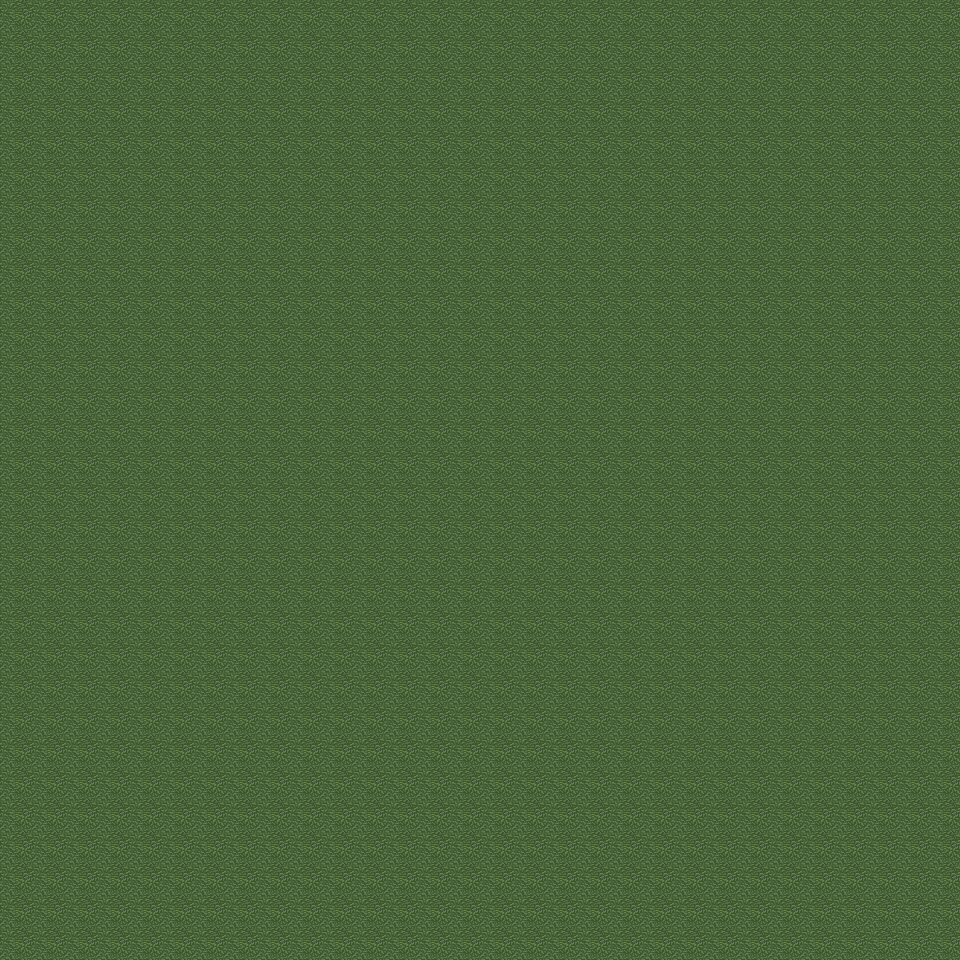

This game map was drawn from its Tiled (.tmx) file and the tilesets committed beside it. A one-line description and the trimmed map source follow:
An orthogonal 60x60 tile map with 16x16 px tiles, 1 tile layer (grass), 2 tilesets and 32 objects.

<map version="1.10" tiledversion="1.11.0" orientation="orthogonal" renderorder="right-down" width="60" height="60" tilewidth="16" tileheight="16" infinite="0" nextlayerid="3" nextobjectid="33">
 <properties>
  <property name="looping" type="bool" value="true" />
 </properties>
 <tileset firstgid="1" source="entity/carrot.tsx" />
 <tileset firstgid="5" source="tilesets/campus.tsx" />
 <layer id="1" name="grass" width="60" height="60">
  <data>[3600 cells, 3600 non-empty, 4 distinct tile ids]</data>
 </layer>
 <objectgroup id="2" name="entities">
  <object id="1" gid="1" x="640" y="304" width="64" height="64">
   <properties>
    <property name="file" value="res/data/entity/npc/carrot_crowd.json" />
    <property name="warp_map" value="carrot_field.tmx" />
    <property name="warp_x" type="int" value="30" />
    <property name="warp_y" type="int" value="30" />
   </properties>
  </object>
  <object id="2" gid="1" x="416" y="272" width="64" height="64">
   <properties>
    <property name="file" value="res/data/entity/npc/carrot_crowd.json" />
    <property name="warp_map" value="carrot_field.tmx" />
    <property name="warp_x" type="int" value="30" />
    <property name="warp_y" type="int" value="30" />
   </properties>
  </object>
  <object id="3" gid="1" x="560" y="208" width="64" height="64">
   <properties>
    <property name="file" value="res/data/entity/npc/carrot_crowd.json" />
    <property name="warp_map" value="carrot_field.tmx" />
    <property name="warp_x" type="int" value="30" />
    <property name="warp_y" type="int" value="30" />
   </properties>
  </object>
  <object id="4" gid="1" x="496" y="384" width="64" height="64">
   <properties>
    <property name="file" value="res/data/entity/npc/carrot_crowd.json" />
    <property name="warp_map" value="carrot_field.tmx" />
    <property name="warp_x" type="int" value="30" />
    <property name="warp_y" type="int" value="30" />
   </properties>
  </object>
  <object id="5" gid="1" x="672" y="192" width="64" height="64">
   <properties>
    <property name="file" value="res/data/entity/npc/carrot_crowd.json" />
    <property name="warp_map" value="carrot_field.tmx" />
    <property name="warp_x" type="int" value="30" />
    <property name="warp_y" type="int" value="30" />
   </properties>
  </object>
  <object id="6" gid="1" x="448" y="160" width="64" height="64">
   <properties>
    <property name="file" value="res/data/entity/npc/carrot_crowd.json" />
    <property name="warp_map" value="carrot_field.tmx" />
    <property name="warp_x" type="int" value="30" />
    <property name="warp_y" type="int" value="30" />
   </properties>
  </object>
  <object id="7" gid="1" x="592" y="96" width="64" height="64">
   <properties>
    <property name="file" value="res/data/entity/npc/carrot_crowd.json" />
    <property name="warp_map" value="carrot_field.tmx" />
    <property name="warp_x" type="int" value="30" />
    <property name="warp_y" type="int" value="30" />
   </properties>
  </object>
  <object id="8" gid="1" x="528" y="272" width="64" height="64">
   <properties>
    <property name="file" value="res/data/entity/npc/carrot_crowd.json" />
    <property name="warp_map" value="carrot_field.tmx" />
    <property name="warp_x" type="int" value="30" />
    <property name="warp_y" type="int" value="30" />
   </properties>
  </object>
  <object id="9" gid="1" x="352" y="496" width="64" height="64">
   <properties>
    <property name="file" value="res/data/entity/npc/carrot_crowd.json" />
    <property name="warp_map" value="carrot_field.tmx" />
    <property name="warp_x" type="int" value="30" />
    <property name="warp_y" type="int" value="30" />
   </properties>
  </object>
  <object id="10" gid="1" x="128" y="464" width="64" height="64">
   <properties>
    <property name="file" value="res/data/entity/npc/carrot_crowd.json" />
    <property name="warp_map" value="carrot_field.tmx" />
    <property name="warp_x" type="int" value="30" />
    <property name="warp_y" type="int" value="30" />
   </properties>
  </object>
  <object id="11" gid="1" x="272" y="400" width="64" height="64">
   <properties>
    <property name="file" value="res/data/entity/npc/carrot_crowd.json" />
    <property name="warp_map" value="carrot_field.tmx" />
    <property name="warp_x" type="int" value="30" />
    <property name="warp_y" type="int" value="30" />
   </properties>
  </object>
  <object id="12" gid="1" x="208" y="576" width="64" height="64">
   <properties>
    <property name="file" value="res/data/entity/npc/carrot_crowd.json" />
    <property name="warp_map" value="carrot_field.tmx" />
    <property name="warp_x" type="int" value="30" />
    <property name="warp_y" type="int" value="30" />
   </properties>
  </object>
  <object id="13" gid="1" x="384" y="384" width="64" height="64">
   <properties>
    <property name="file" value="res/data/entity/npc/carrot_crowd.json" />
    <property name="warp_map" value="carrot_field.tmx" />
    <property name="warp_x" type="int" value="30" />
    <property name="warp_y" type="int" value="30" />
   </properties>
  </object>
  <object id="14" gid="1" x="160" y="352" width="64" height="64">
   <properties>
    <property name="file" value="res/data/entity/npc/carrot_crowd.json" />
    <property name="warp_map" value="carrot_field.tmx" />
    <property name="warp_x" type="int" value="30" />
    <property name="warp_y" type="int" value="30" />
   </properties>
  </object>
  <object id="15" gid="1" x="304" y="288" width="64" height="64">
   <properties>
    <property name="file" value="res/data/entity/npc/carrot_crowd.json" />
    <property name="warp_map" value="carrot_field.tmx" />
    <property name="warp_x" type="int" value="30" />
    <property name="warp_y" type="int" value="30" />
   </properties>
  </object>
  <object id="16" gid="1" x="240" y="464" width="64" height="64">
   <properties>
    <property name="file" value="res/data/entity/npc/carrot_crowd.json" />
    <property name="warp_map" value="carrot_field.tmx" />
    <property name="warp_x" type="int" value="30" />
    <property name="warp_y" type="int" value="30" />
   </properties>
  </object>
  <object id="17" gid="1" x="768" y="592" width="64" height="64">
   <properties>
    <property name="file" value="res/data/entity/npc/carrot_crowd.json" />
    <property name="warp_map" value="carrot_field.tmx" />
    <property name="warp_x" type="int" value="30" />
    <property name="warp_y" type="int" value="30" />
   </properties>
  </object>
  <object id="18" gid="1" x="544" y="560" width="64" height="64">
   <properties>
    <property name="file" value="res/data/entity/npc/carrot_crowd.json" />
    <property name="warp_map" value="carrot_field.tmx" />
    <property name="warp_x" type="int" value="30" />
    <property name="warp_y" type="int" value="30" />
   </properties>
  </object>
  <object id="19" gid="1" x="688" y="496" width="64" height="64">
   <properties>
    <property name="file" value="res/data/entity/npc/carrot_crowd.json" />
    <property name="warp_map" value="carrot_field.tmx" />
    <property name="warp_x" type="int" value="30" />
    <property name="warp_y" type="int" value="30" />
   </properties>
  </object>
  <object id="20" gid="1" x="624" y="672" width="64" height="64">
   <properties>
    <property name="file" value="res/data/entity/npc/carrot_crowd.json" />
    <property name="warp_map" value="carrot_field.tmx" />
    <property name="warp_x" type="int" value="30" />
    <property name="warp_y" type="int" value="30" />
   </properties>
  </object>
  </objectgroup>
</map>
<!-- 12 of 32 objects omitted -->
